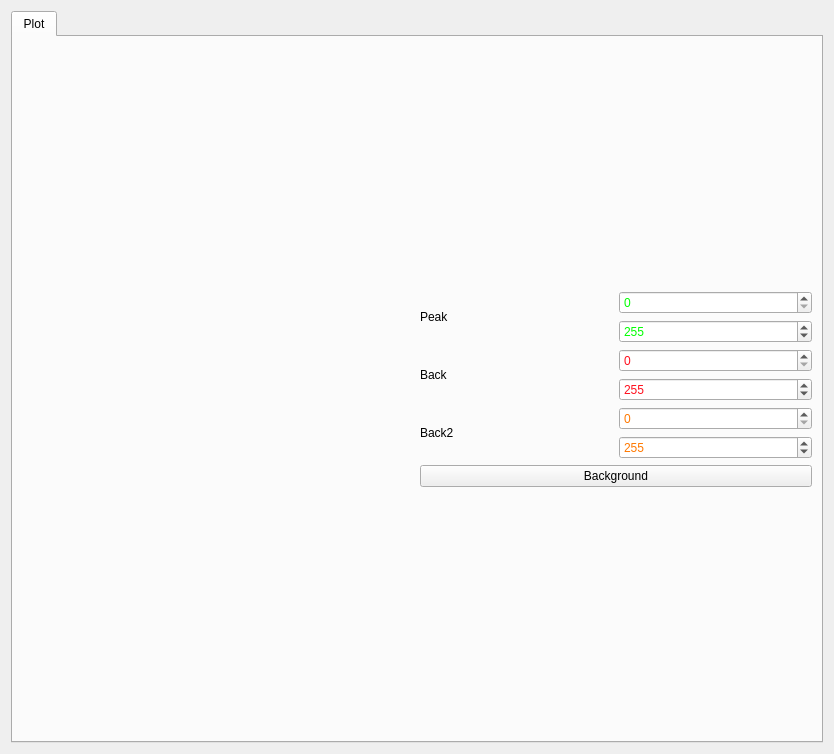
<?xml version="1.0" encoding="UTF-8"?>
<ui version="4.0">
 <class>Dialog</class>
 <widget class="QDialog" name="Dialog">
  <property name="geometry">
   <rect>
    <x>0</x>
    <y>0</y>
    <width>834</width>
    <height>754</height>
   </rect>
  </property>
  <property name="windowTitle">
   <string>Selection Tool</string>
  </property>
  <layout class="QVBoxLayout" name="verticalLayout_3">
   <item>
    <widget class="QTabWidget" name="tabWidget">
     <property name="currentIndex">
      <number>0</number>
     </property>
     <widget class="QWidget" name="tab_1">
      <attribute name="title">
       <string>Plot</string>
      </attribute>
      <layout class="QVBoxLayout" name="verticalLayout">
       <item>
        <layout class="QHBoxLayout" name="horizontalLayout">
         <item>
          <widget class="MPLWidget" name="plot_counts_vs_pixel" native="true"/>
         </item>
         <item>
          <layout class="QVBoxLayout" name="verticalLayout_4">
           <item>
            <spacer name="verticalSpacer">
             <property name="orientation">
              <enum>Qt::Vertical</enum>
             </property>
             <property name="sizeHint" stdset="0">
              <size>
               <width>20</width>
               <height>40</height>
              </size>
             </property>
            </spacer>
           </item>
           <item>
            <layout class="QHBoxLayout" name="horizontalLayout_2">
             <item>
              <widget class="QLabel" name="peakBoundariesLabel">
               <property name="text">
                <string>Peak</string>
               </property>
              </widget>
             </item>
             <item>
              <layout class="QVBoxLayout" name="verticalLayout_5">
               <item>
                <layout class="QHBoxLayout" name="horizontalLayout_10">
                 <item>
                  <widget class="QSpinBox" name="plotPeakFromSpinBox">
                   <property name="palette">
                    <palette>
                     <active>
                      <colorrole role="Text">
                       <brush brushstyle="SolidPattern">
                        <color alpha="255">
                         <red>0</red>
                         <green>255</green>
                         <blue>0</blue>
                        </color>
                       </brush>
                      </colorrole>
                      <colorrole role="PlaceholderText">
                       <brush brushstyle="SolidPattern">
                        <color alpha="128">
                         <red>0</red>
                         <green>255</green>
                         <blue>0</blue>
                        </color>
                       </brush>
                      </colorrole>
                     </active>
                     <inactive>
                      <colorrole role="Text">
                       <brush brushstyle="SolidPattern">
                        <color alpha="255">
                         <red>0</red>
                         <green>255</green>
                         <blue>0</blue>
                        </color>
                       </brush>
                      </colorrole>
                      <colorrole role="PlaceholderText">
                       <brush brushstyle="SolidPattern">
                        <color alpha="128">
                         <red>0</red>
                         <green>255</green>
                         <blue>0</blue>
                        </color>
                       </brush>
                      </colorrole>
                     </inactive>
                     <disabled>
                      <colorrole role="Text">
                       <brush brushstyle="SolidPattern">
                        <color alpha="255">
                         <red>190</red>
                         <green>190</green>
                         <blue>190</blue>
                        </color>
                       </brush>
                      </colorrole>
                      <colorrole role="PlaceholderText">
                       <brush brushstyle="SolidPattern">
                        <color alpha="128">
                         <red>0</red>
                         <green>0</green>
                         <blue>0</blue>
                        </color>
                       </brush>
                      </colorrole>
                     </disabled>
                    </palette>
                   </property>
                   <property name="maximum">
                    <number>303</number>
                   </property>
                  </widget>
                 </item>
                </layout>
               </item>
               <item>
                <layout class="QHBoxLayout" name="horizontalLayout_11">
                 <item>
                  <widget class="QSpinBox" name="plotPeakToSpinBox">
                   <property name="palette">
                    <palette>
                     <active>
                      <colorrole role="Text">
                       <brush brushstyle="SolidPattern">
                        <color alpha="255">
                         <red>0</red>
                         <green>255</green>
                         <blue>0</blue>
                        </color>
                       </brush>
                      </colorrole>
                      <colorrole role="PlaceholderText">
                       <brush brushstyle="SolidPattern">
                        <color alpha="128">
                         <red>0</red>
                         <green>255</green>
                         <blue>0</blue>
                        </color>
                       </brush>
                      </colorrole>
                     </active>
                     <inactive>
                      <colorrole role="Text">
                       <brush brushstyle="SolidPattern">
                        <color alpha="255">
                         <red>0</red>
                         <green>255</green>
                         <blue>0</blue>
                        </color>
                       </brush>
                      </colorrole>
                      <colorrole role="PlaceholderText">
                       <brush brushstyle="SolidPattern">
                        <color alpha="128">
                         <red>0</red>
                         <green>255</green>
                         <blue>0</blue>
                        </color>
                       </brush>
                      </colorrole>
                     </inactive>
                     <disabled>
                      <colorrole role="Text">
                       <brush brushstyle="SolidPattern">
                        <color alpha="255">
                         <red>190</red>
                         <green>190</green>
                         <blue>190</blue>
                        </color>
                       </brush>
                      </colorrole>
                      <colorrole role="PlaceholderText">
                       <brush brushstyle="SolidPattern">
                        <color alpha="128">
                         <red>0</red>
                         <green>0</green>
                         <blue>0</blue>
                        </color>
                       </brush>
                      </colorrole>
                     </disabled>
                    </palette>
                   </property>
                   <property name="maximum">
                    <number>303</number>
                   </property>
                   <property name="value">
                    <number>255</number>
                   </property>
                  </widget>
                 </item>
                </layout>
               </item>
              </layout>
             </item>
            </layout>
           </item>
           <item>
            <layout class="QHBoxLayout" name="horizontalLayout_7">
             <item>
              <widget class="QLabel" name="backBoundariesLabel">
               <property name="text">
                <string>Back</string>
               </property>
              </widget>
             </item>
             <item>
              <layout class="QVBoxLayout" name="verticalLayout_6">
               <item>
                <layout class="QHBoxLayout" name="horizontalLayout_12">
                 <item>
                  <widget class="QSpinBox" name="plotBackFromSpinBox">
                   <property name="palette">
                    <palette>
                     <active>
                      <colorrole role="Text">
                       <brush brushstyle="SolidPattern">
                        <color alpha="255">
                         <red>255</red>
                         <green>15</green>
                         <blue>29</blue>
                        </color>
                       </brush>
                      </colorrole>
                      <colorrole role="PlaceholderText">
                       <brush brushstyle="SolidPattern">
                        <color alpha="128">
                         <red>255</red>
                         <green>15</green>
                         <blue>29</blue>
                        </color>
                       </brush>
                      </colorrole>
                     </active>
                     <inactive>
                      <colorrole role="Text">
                       <brush brushstyle="SolidPattern">
                        <color alpha="255">
                         <red>255</red>
                         <green>15</green>
                         <blue>29</blue>
                        </color>
                       </brush>
                      </colorrole>
                      <colorrole role="PlaceholderText">
                       <brush brushstyle="SolidPattern">
                        <color alpha="128">
                         <red>255</red>
                         <green>15</green>
                         <blue>29</blue>
                        </color>
                       </brush>
                      </colorrole>
                     </inactive>
                     <disabled>
                      <colorrole role="Text">
                       <brush brushstyle="SolidPattern">
                        <color alpha="255">
                         <red>190</red>
                         <green>190</green>
                         <blue>190</blue>
                        </color>
                       </brush>
                      </colorrole>
                      <colorrole role="PlaceholderText">
                       <brush brushstyle="SolidPattern">
                        <color alpha="128">
                         <red>0</red>
                         <green>0</green>
                         <blue>0</blue>
                        </color>
                       </brush>
                      </colorrole>
                     </disabled>
                    </palette>
                   </property>
                   <property name="maximum">
                    <number>303</number>
                   </property>
                  </widget>
                 </item>
                </layout>
               </item>
               <item>
                <layout class="QHBoxLayout" name="horizontalLayout_13">
                 <item>
                  <widget class="QSpinBox" name="plotBackToSpinBox">
                   <property name="palette">
                    <palette>
                     <active>
                      <colorrole role="Text">
                       <brush brushstyle="SolidPattern">
                        <color alpha="255">
                         <red>255</red>
                         <green>15</green>
                         <blue>29</blue>
                        </color>
                       </brush>
                      </colorrole>
                      <colorrole role="PlaceholderText">
                       <brush brushstyle="SolidPattern">
                        <color alpha="128">
                         <red>255</red>
                         <green>15</green>
                         <blue>29</blue>
                        </color>
                       </brush>
                      </colorrole>
                     </active>
                     <inactive>
                      <colorrole role="Text">
                       <brush brushstyle="SolidPattern">
                        <color alpha="255">
                         <red>255</red>
                         <green>15</green>
                         <blue>29</blue>
                        </color>
                       </brush>
                      </colorrole>
                      <colorrole role="PlaceholderText">
                       <brush brushstyle="SolidPattern">
                        <color alpha="128">
                         <red>255</red>
                         <green>15</green>
                         <blue>29</blue>
                        </color>
                       </brush>
                      </colorrole>
                     </inactive>
                     <disabled>
                      <colorrole role="Text">
                       <brush brushstyle="SolidPattern">
                        <color alpha="255">
                         <red>190</red>
                         <green>190</green>
                         <blue>190</blue>
                        </color>
                       </brush>
                      </colorrole>
                      <colorrole role="PlaceholderText">
                       <brush brushstyle="SolidPattern">
                        <color alpha="128">
                         <red>0</red>
                         <green>0</green>
                         <blue>0</blue>
                        </color>
                       </brush>
                      </colorrole>
                     </disabled>
                    </palette>
                   </property>
                   <property name="maximum">
                    <number>303</number>
                   </property>
                   <property name="value">
                    <number>255</number>
                   </property>
                  </widget>
                 </item>
                </layout>
               </item>
              </layout>
             </item>
            </layout>
           </item>
           <item>
            <layout class="QHBoxLayout" name="horizontalLayout_8">
             <item>
              <widget class="QLabel" name="back2BoundariesLabel">
               <property name="text">
                <string>Back2</string>
               </property>
              </widget>
             </item>
             <item>
              <layout class="QVBoxLayout" name="verticalLayout_7">
               <item>
                <layout class="QHBoxLayout" name="horizontalLayout_14">
                 <item>
                  <widget class="QSpinBox" name="plotBack2FromSpinBox">
                   <property name="enabled">
                    <bool>true</bool>
                   </property>
                   <property name="palette">
                    <palette>
                     <active>
                      <colorrole role="Text">
                       <brush brushstyle="SolidPattern">
                        <color alpha="255">
                         <red>255</red>
                         <green>120</green>
                         <blue>0</blue>
                        </color>
                       </brush>
                      </colorrole>
                      <colorrole role="PlaceholderText">
                       <brush brushstyle="SolidPattern">
                        <color alpha="128">
                         <red>255</red>
                         <green>120</green>
                         <blue>0</blue>
                        </color>
                       </brush>
                      </colorrole>
                     </active>
                     <inactive>
                      <colorrole role="Text">
                       <brush brushstyle="SolidPattern">
                        <color alpha="255">
                         <red>255</red>
                         <green>120</green>
                         <blue>0</blue>
                        </color>
                       </brush>
                      </colorrole>
                      <colorrole role="PlaceholderText">
                       <brush brushstyle="SolidPattern">
                        <color alpha="128">
                         <red>255</red>
                         <green>120</green>
                         <blue>0</blue>
                        </color>
                       </brush>
                      </colorrole>
                     </inactive>
                     <disabled>
                      <colorrole role="Text">
                       <brush brushstyle="SolidPattern">
                        <color alpha="255">
                         <red>190</red>
                         <green>190</green>
                         <blue>190</blue>
                        </color>
                       </brush>
                      </colorrole>
                      <colorrole role="PlaceholderText">
                       <brush brushstyle="SolidPattern">
                        <color alpha="128">
                         <red>0</red>
                         <green>0</green>
                         <blue>0</blue>
                        </color>
                       </brush>
                      </colorrole>
                     </disabled>
                    </palette>
                   </property>
                   <property name="maximum">
                    <number>303</number>
                   </property>
                  </widget>
                 </item>
                </layout>
               </item>
               <item>
                <layout class="QHBoxLayout" name="horizontalLayout_15">
                 <item>
                  <widget class="QSpinBox" name="plotBack2ToSpinBox">
                   <property name="enabled">
                    <bool>true</bool>
                   </property>
                   <property name="palette">
                    <palette>
                     <active>
                      <colorrole role="Text">
                       <brush brushstyle="SolidPattern">
                        <color alpha="255">
                         <red>255</red>
                         <green>120</green>
                         <blue>0</blue>
                        </color>
                       </brush>
                      </colorrole>
                      <colorrole role="PlaceholderText">
                       <brush brushstyle="SolidPattern">
                        <color alpha="128">
                         <red>255</red>
                         <green>120</green>
                         <blue>0</blue>
                        </color>
                       </brush>
                      </colorrole>
                     </active>
                     <inactive>
                      <colorrole role="Text">
                       <brush brushstyle="SolidPattern">
                        <color alpha="255">
                         <red>255</red>
                         <green>120</green>
                         <blue>0</blue>
                        </color>
                       </brush>
                      </colorrole>
                      <colorrole role="PlaceholderText">
                       <brush brushstyle="SolidPattern">
                        <color alpha="128">
                         <red>255</red>
                         <green>120</green>
                         <blue>0</blue>
                        </color>
                       </brush>
                      </colorrole>
                     </inactive>
                     <disabled>
                      <colorrole role="Text">
                       <brush brushstyle="SolidPattern">
                        <color alpha="255">
                         <red>190</red>
                         <green>190</green>
                         <blue>190</blue>
                        </color>
                       </brush>
                      </colorrole>
                      <colorrole role="PlaceholderText">
                       <brush brushstyle="SolidPattern">
                        <color alpha="128">
                         <red>0</red>
                         <green>0</green>
                         <blue>0</blue>
                        </color>
                       </brush>
                      </colorrole>
                     </disabled>
                    </palette>
                   </property>
                   <property name="maximum">
                    <number>303</number>
                   </property>
                   <property name="value">
                    <number>255</number>
                   </property>
                  </widget>
                 </item>
                </layout>
               </item>
              </layout>
             </item>
            </layout>
           </item>
           <item>
            <widget class="QPushButton" name="backgroundSettingsPushButton">
             <property name="toolTip">
              <string>&lt;html&gt;&lt;head/&gt;&lt;body&gt;&lt;p&gt;opens the backgrounds-settings dialog&lt;/p&gt;&lt;/body&gt;&lt;/html&gt;</string>
             </property>
             <property name="text">
              <string>Background</string>
             </property>
             <property name="icon">
              <iconset resource="../icons/icons.qrc">
               <normaloff>:/General/cogwheel.png</normaloff>:/General/cogwheel.png</iconset>
             </property>
             <property name="autoDefault">
              <bool>false</bool>
             </property>
            </widget>
           </item>
           <item>
            <spacer name="verticalSpacer_2">
             <property name="orientation">
              <enum>Qt::Vertical</enum>
             </property>
             <property name="sizeHint" stdset="0">
              <size>
               <width>20</width>
               <height>40</height>
              </size>
             </property>
            </spacer>
           </item>
          </layout>
         </item>
        </layout>
       </item>
      </layout>
     </widget>
    </widget>
   </item>
  </layout>
 </widget>
 <customwidgets>
  <customwidget>
   <class>MPLWidget</class>
   <extends>QWidget</extends>
   <header>refred/interfaces/mplwidgets.h</header>
   <container>1</container>
  </customwidget>
 </customwidgets>
 <resources>
  <include location="../icons/icons.qrc"/>
 </resources>
 <connections>
  <connection>
   <sender>plotPeakFromSpinBox</sender>
   <signal>editingFinished()</signal>
   <receiver>Dialog</receiver>
   <slot>act_upon_changed_boundaries</slot>
   <hints>
    <hint type="sourcelabel">
     <x>587</x>
     <y>509</y>
    </hint>
    <hint type="destinationlabel">
     <x>615</x>
     <y>500</y>
    </hint>
   </hints>
  </connection>
  <connection>
   <sender>plotPeakToSpinBox</sender>
   <signal>editingFinished()</signal>
   <receiver>Dialog</receiver>
   <slot>act_upon_changed_boundaries</slot>
   <hints>
    <hint type="sourcelabel">
     <x>652</x>
     <y>509</y>
    </hint>
    <hint type="destinationlabel">
     <x>615</x>
     <y>500</y>
    </hint>
   </hints>
  </connection>
  <connection>
   <sender>plotBackFromSpinBox</sender>
   <signal>editingFinished()</signal>
   <receiver>Dialog</receiver>
   <slot>act_upon_changed_boundaries</slot>
   <hints>
    <hint type="sourcelabel">
     <x>327</x>
     <y>821</y>
    </hint>
    <hint type="destinationlabel">
     <x>615</x>
     <y>500</y>
    </hint>
   </hints>
  </connection>
  <connection>
   <sender>plotBackToSpinBox</sender>
   <signal>editingFinished()</signal>
   <receiver>Dialog</receiver>
   <slot>act_upon_changed_boundaries</slot>
   <hints>
    <hint type="sourcelabel">
     <x>913</x>
     <y>821</y>
    </hint>
    <hint type="destinationlabel">
     <x>615</x>
     <y>500</y>
    </hint>
   </hints>
  </connection>
  <connection>
   <sender>plotPeakFromSpinBox</sender>
   <signal>valueChanged(int)</signal>
   <receiver>Dialog</receiver>
   <slot>plot_peak_from_spinbox_value_changed()</slot>
   <hints>
    <hint type="sourcelabel">
     <x>613</x>
     <y>197</y>
    </hint>
    <hint type="destinationlabel">
     <x>383</x>
     <y>314</y>
    </hint>
   </hints>
  </connection>
  <connection>
   <sender>plotPeakToSpinBox</sender>
   <signal>valueChanged(int)</signal>
   <receiver>Dialog</receiver>
   <slot>plot_peak_to_spinbox_value_changed()</slot>
   <hints>
    <hint type="sourcelabel">
     <x>613</x>
     <y>237</y>
    </hint>
    <hint type="destinationlabel">
     <x>383</x>
     <y>314</y>
    </hint>
   </hints>
  </connection>
  <connection>
   <sender>plotBackFromSpinBox</sender>
   <signal>valueChanged(int)</signal>
   <receiver>Dialog</receiver>
   <slot>plot_back_from_spinbox_value_changed()</slot>
   <hints>
    <hint type="sourcelabel">
     <x>613</x>
     <y>281</y>
    </hint>
    <hint type="destinationlabel">
     <x>383</x>
     <y>314</y>
    </hint>
   </hints>
  </connection>
  <connection>
   <sender>plotBackToSpinBox</sender>
   <signal>valueChanged(int)</signal>
   <receiver>Dialog</receiver>
   <slot>plot_back_to_spinbox_value_changed()</slot>
   <hints>
    <hint type="sourcelabel">
     <x>613</x>
     <y>321</y>
    </hint>
    <hint type="destinationlabel">
     <x>383</x>
     <y>314</y>
    </hint>
   </hints>
  </connection>
  <connection>
   <sender>backgroundSettingsPushButton</sender>
   <signal>pressed()</signal>
   <receiver>Dialog</receiver>
   <slot>display_background_settings()</slot>
   <hints>
    <hint type="sourcelabel">
     <x>616</x>
     <y>505</y>
    </hint>
    <hint type="destinationlabel">
     <x>416</x>
     <y>376</y>
    </hint>
   </hints>
  </connection>
  <connection>
   <sender>plotBack2FromSpinBox</sender>
   <signal>valueChanged(int)</signal>
   <receiver>Dialog</receiver>
   <slot>plot_back2_from_spinbox_value_changed()</slot>
   <hints>
    <hint type="sourcelabel">
     <x>667</x>
     <y>427</y>
    </hint>
    <hint type="destinationlabel">
     <x>416</x>
     <y>376</y>
    </hint>
   </hints>
  </connection>
  <connection>
   <sender>plotBack2FromSpinBox</sender>
   <signal>editingFinished()</signal>
   <receiver>Dialog</receiver>
   <slot>act_upon_changed_boundaries</slot>
   <hints>
    <hint type="sourcelabel">
     <x>667</x>
     <y>427</y>
    </hint>
    <hint type="destinationlabel">
     <x>416</x>
     <y>376</y>
    </hint>
   </hints>
  </connection>
  <connection>
   <sender>plotBack2ToSpinBox</sender>
   <signal>valueChanged(int)</signal>
   <receiver>Dialog</receiver>
   <slot>plot_back2_to_spinbox_value_changed()</slot>
   <hints>
    <hint type="sourcelabel">
     <x>667</x>
     <y>467</y>
    </hint>
    <hint type="destinationlabel">
     <x>416</x>
     <y>376</y>
    </hint>
   </hints>
  </connection>
  <connection>
   <sender>plotBack2ToSpinBox</sender>
   <signal>editingFinished()</signal>
   <receiver>Dialog</receiver>
   <slot>act_upon_changed_boundaries</slot>
   <hints>
    <hint type="sourcelabel">
     <x>667</x>
     <y>467</y>
    </hint>
    <hint type="destinationlabel">
     <x>416</x>
     <y>376</y>
    </hint>
   </hints>
  </connection>
 </connections>
 <slots>
  <slot>update_peak1_spinbox()</slot>
  <slot>update_peak2_spinbox()</slot>
  <slot>update_back1_spinbox()</slot>
  <slot>update_back2_spinbox()</slot>
  <slot>display_background_settings()</slot>
  <slot>act_upon_changed_boundaries</slot>
  <slot>plot_peak_from_spinbox_value_changed()</slot>
  <slot>plot_peak_to_spinbox_value_changed()</slot>
  <slot>plot_back_from_spinbox_value_changed()</slot>
  <slot>plot_back_to_spinbox_value_changed()</slot>
  <slot>plot_back2_from_spinbox_value_changed()</slot>
  <slot>plot_back2_to_spinbox_value_changed()</slot>
 </slots>
</ui>
